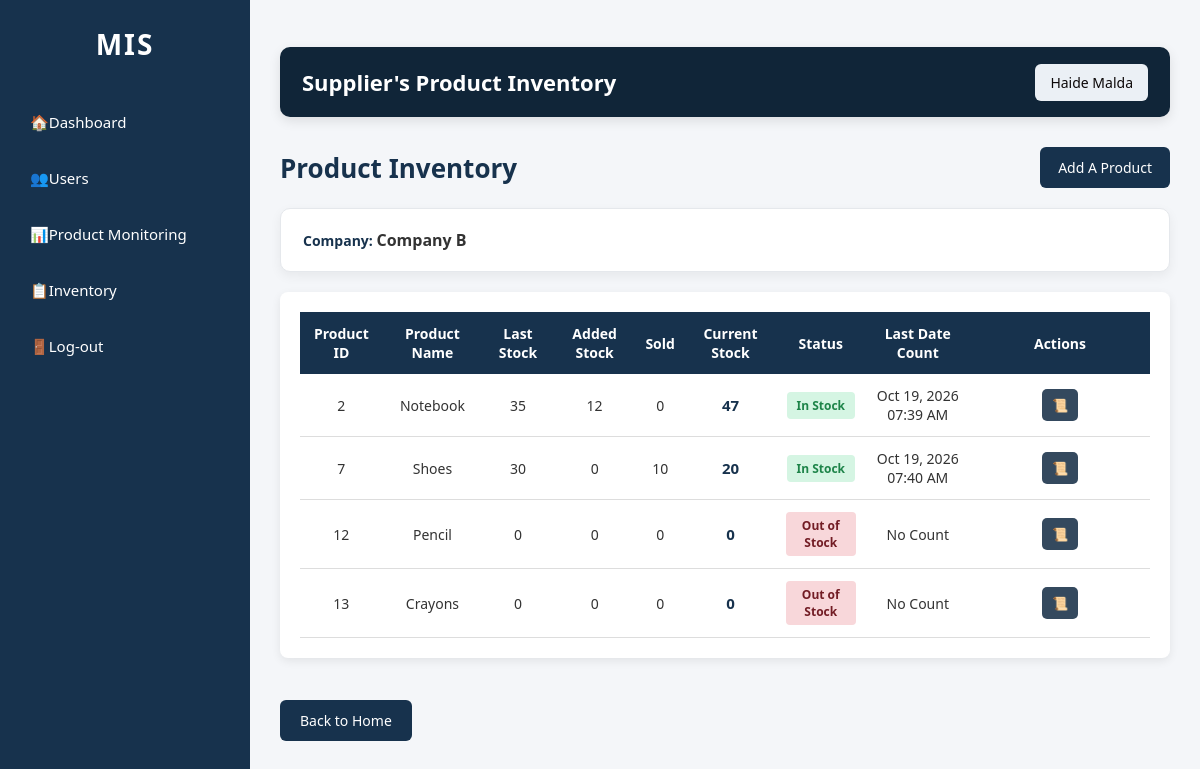
Screenshot of /supplier/inventory/inventory.php (signed in) with the database file from the repository.
### tables this page shows
CREATE TABLE IF NOT EXISTS `products` (
  `product_id` int NOT NULL AUTO_INCREMENT,
  `product_name` varchar(100) DEFAULT NULL,
  `product_photo` varchar(255) DEFAULT NULL,
  `product_description` varchar(100) DEFAULT NULL,
  `company_name` varchar(250) DEFAULT NULL,
  `product_price` decimal(10,2) NOT NULL,
  PRIMARY KEY (`product_id`)
);

### supplier/inventory/inventory.php (the view, shortened to what this page needs)
<?php
require_once "../../database/db.php";
$company = $_SESSION['company'];
?>
<!DOCTYPE html>
<html lang="en">
<head>
    <link rel="stylesheet" href="../css/dashboard.css">
</head>
<body>
<div class="container">
    <div class="sidebar">
        <h2>MIS</h2>
        <ul>
            <li>
                <a href="../../supplier/dashboard.php">
                    🏠Dashboard
                </a>
            </li>
            <li>
                <a href="../../supplier/users/users.php">
                    👥Users
                </a>
            </li>
            <li>
                <a href="../../supplier/products/products.php">
                    📊Product Monitoring
                </a>
            </li>
            <li>
                <a href="../../supplier/inventory/inventory.php">
                    📋Inventory
                </a>
            </li>
            <li>
                <a href="../../auth-pages/logout.php">
                    🚪Log-out
                </a>
            </li>
        </ul>
    </div>
    <div class="main">
        <div class="navi">
            <h2>Supplier's Product Inventory</h2>
            <div class="profile">
                <span>
                    <?php echo htmlspecialchars($_SESSION['fullname']); ?>
                </span>
            </div>
        </div>
        <div class="page-title">
            <h2>Product Inventory</h2>
            <a href="../products/addproducts.php"
               class="add-btn">
                Add A Product
            </a>
        </div>
        <div class="company-filter">
            <label>
                Company:
            </label>
            <strong>
                <?php echo htmlspecialchars($company); ?>
            </strong>
        </div>
        <div class="table-container">
            <table>
                <thead>
                    <tr>
                        <th>Product ID</th>
                        <th>Product Name</th>
                        <th>Last Stock</th>
                        <th>Added Stock</th>
                        <th>Sold</th>
                        <th>Current Stock</th>
                        <th>Status</th>
                        <th>Last Date Count</th>
                        <th width="180">Actions</th>
                    </tr>
                </thead>
                <tbody>
                <?php
                $sql = "SELECT
                            p.product_id AS `Product ID`,
                            p.product_name AS `Product Name`,
                            COALESCE(ic.last_stock, 0) AS `Last Stock`,
                            COALESCE(ic.added_stock, 0) AS `Added Stock`,
                            COALESCE(ic.sold, 0) AS `Sold`,
                            COALESCE(ic.current_stock, 0) AS `Current Stock`,
                            ic.count_date AS `Last Date Count`
                        FROM products p
                        LEFT JOIN inventory_counts ic
                            ON ic.count_id = (
                                SELECT MAX(ic2.count_id)
                                FROM inventory_counts ic2
                                WHERE ic2.product_id = p.product_id
                            )
                        WHERE p.company_name = ?
                        ORDER BY p.product_id ASC";
                $stmt = mysqli_prepare($conn, $sql);
                mysqli_stmt_bind_param(
                    $stmt,
                    "s",
                    $company
                );
                mysqli_stmt_execute($stmt);
                $result = mysqli_stmt_get_result($stmt);
                while ($row = mysqli_fetch_assoc($result)) {
                ?>
                    <tr>
                        <td>
                            <?php echo htmlspecialchars($row['Product ID']); ?>
                        </td>
                        <td>
                            <?php echo htmlspecialchars($row['Product Name']); ?>
                        </td>
                        <td>
                            <?php echo htmlspecialchars($row['Last Stock']); ?>
                        </td>
                        <td>
                            <?php echo htmlspecialchars($row['Added Stock']); ?>
                        </td>
                        <td>
                            <?php echo htmlspecialchars($row['Sold']); ?>
                        </td>
                        <td>
                            <strong>
                                <?php echo htmlspecialchars($row['Current Stock']); ?>
                            </strong>
                        </td>
                        <td>
                            <?php
                            $stock = $row['Current Stock'];
                            if ($stock == 0) {
                                echo '<span class="status out">
                                        Out of Stock
                                      </span>';
                            } elseif ($stock <= 10) {
                                echo '<span class="status low">
                                        Low Stock
                                      </span>';
                            } else {
                                echo '<span class="status available">
                                        In Stock
                                      </span>';
                            }
                            ?>
                        </td>
                        <td>
                            <?php
                            if ($row['Last Date Count']) {
                                echo date(
                                    'M d, Y h:i A',
                                    strtotime($row['Last Date Count'])
                                );
                            } else {
                                echo "No Count";
                            }
                            ?>
                        </td>
                    <td>
                         <a href="inventory_history.php?product_id=<?php echo $row['Product ID']; ?>"
                        class="action-btn history"
                        title="Inventory History">
                    📜
                    </a>
                    </td>
                    </tr>
                <?php
                }
                ?>
                </tbody>
            </table>
        </div>
        <br>
        <a href="../../supplier/dashboard.php">
            Back to Home
        </a>
    </div>
</div>
</body>
</html>

### supplier/css/dashboard.css (style rules this page uses)
* { margin: 0; padding: 0; box-sizing: border-box; font-family: 'Segoe UI', Tahoma, Geneva, Verdana, sans-serif; }
body { background: #f4f6f9; color: #333; min-height: 100vh; }
.container { display: flex; min-height: 100vh; }
.sidebar { width: 250px; min-width: 250px; min-height: 100vh; background: #17324d; color: white; padding: 25px 15px; position: fixed; left: 0; top: 0; bottom: 0; overflow-y: auto; }
.sidebar h2 { text-align: center; font-size: 28px; letter-spacing: 2px; margin-bottom: 35px; color: white; }
.sidebar ul { list-style: none; padding: 0; margin: 0; }
.sidebar ul li { margin-bottom: 8px; }
.sidebar ul li a { display: block; padding: 14px 15px; color: white; text-decoration: none; border-radius: 7px; font-size: 15px; transition: 0.3s ease; }
.main { margin-left: 250px; width: calc(100% - 250px); min-height: 100vh; padding: 25px 30px; }
.navi { background: #102538; color: white; min-height: 70px; padding: 15px 22px; border-radius: 10px; display: flex; align-items: center; justify-content: space-between; gap: 20px; margin-bottom: 30px; box-shadow: 0 4px 12px rgba(0, 0, 0, 0.10); }
.navi h2 { font-size: 22px; font-weight: 600; }
.profile { background: #ebf0f5; padding: 9px 15px; border-radius: 6px; white-space: nowrap; }
.profile span { font-size: 14px; color: rgb(12, 8, 8); }
.page-title { display: flex; align-items: center; justify-content: space-between; gap: 15px; margin-bottom: 20px; flex-wrap: wrap; }
.page-title h2 { color: #17324d; font-size: 26px; font-weight: 600; }
.add-btn { display: inline-block; background: #17324d; color: white; text-decoration: none; padding: 11px 18px; border-radius: 6px; font-size: 14px; transition: 0.3s ease; }
.company-filter { background: #ffffff; padding: 20px 22px; margin-bottom: 20px; border-radius: 10px; border: 1px solid #e5e8ec; box-shadow: 0 4px 12px rgba(0, 0, 0, 0.06); }
.company-filter label { color: #17324d; font-size: 14px; font-weight: 600; white-space: nowrap; }
.table-container { width: 100%; background: white; padding: 20px; border-radius: 8px; box-shadow: 0 3px 10px rgba(0, 0, 0, 0.08); overflow-x: auto; }
.table-container table { width: 100%; min-width: 750px; border-collapse: collapse; }
.table-container table thead th { background: #17324d; color: white; padding: 12px 10px; text-align: center; font-size: 14px; font-weight: 600; }
.table-container table tbody td { padding: 12px 10px; border-bottom: 1px solid #ddd; text-align: center; font-size: 14px; color: #333; }
.table-container table tbody tr { transition: 0.2s ease; }
.table-container table td strong { color: #17324d; font-size: 15px; }
.action-btn { display: inline-block; padding: 7px 10px; margin: 2px; border-radius: 5px; color: white; text-decoration: none; font-size: 13px; font-weight: 500; transition: 0.2s ease; border: none; }
.action-btn.history { background: #34495e; }
.status { display: inline-block; padding: 5px 10px; border-radius: 4px; font-size: 12px; font-weight: 600; }
.status.available { background: #d5f5e3; color: #1e8449; }
.status.out { background: #f8d7da; color: #721c24; }
.main > a[href*="dashboard.php"] { display: inline-block; margin-top: 20px; padding: 11px 20px; background: #17324d; color: white; text-decoration: none; border-radius: 6px; font-size: 14px; transition: 0.3s ease; }

### rows the page displays
products: product_id "2", product_name "Notebook", Last "35", Added "12", Sold "0", Current "47", shows "In Stock", Last "Oct 19, 2026 07:39 AM"
products: product_id "7", product_name "Shoes", Last "30", Added "0", Sold "10", Current "20", shows "In Stock", Last "Oct 19, 2026 07:40 AM"
products: product_id "12", product_name "Pencil", Last "0", Added "0", Sold "0", Current "0", shows "Out of Stock", shows "No Count"
products: product_id "13", product_name "Crayons", Last "0", Added "0", Sold "0", Current "0", shows "Out of Stock", shows "No Count"

### other values shown
$_SESSION['fullname'] "Haide Malda"
$company "Company B"
